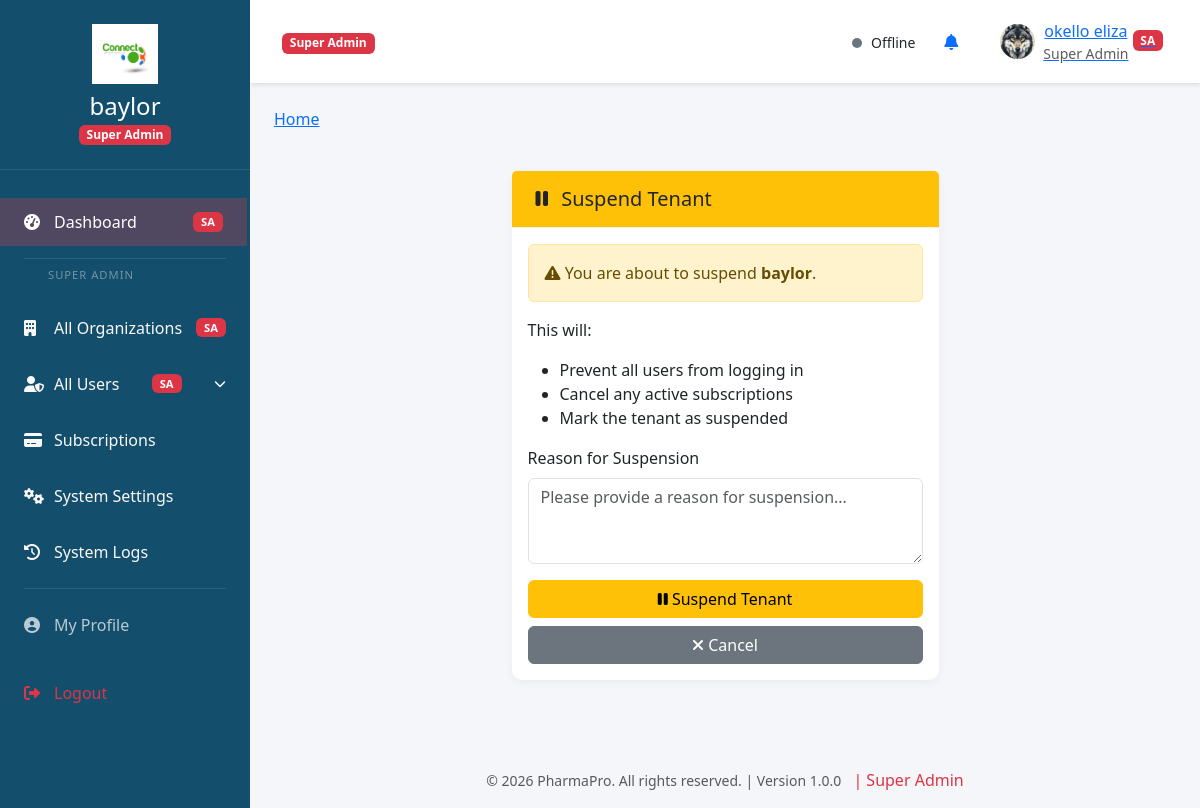
The page /tenants/manage/39fd9640-61f9-4f58-ae5c-e0287b5a1119/suspend/ (signed in) on the database its author committed.
### tenants/models.py (models this page shows, shortened)
class Tenant(models.Model):
    SUBSCRIPTION_STATUS = [
        ('active', 'Active'),
        ('trial', 'Trial'),
        ('expired', 'Expired'),
        ('suspended', 'Suspended'),
        ('cancelled', 'Cancelled'),
    ]
    PLAN_CHOICES = [
        ('free', 'Free Trial'),
        ('starter', 'Starter'),
        ('professional', 'Professional'),
        ('enterprise', 'Enterprise'),
    ]
    PLAN_LIMITS = {
        'free': {'max_users': 5, 'max_products': 100, 'max_sales': 500, 'price': 0},
        'starter': {'max_users': 5, 'max_products': 100, 'max_sales': 500, 'price': 29000},
        'professional': {'max_users': 25, 'max_products': 0, 'max_sales': 0, 'price': 79000},
        'enterprise': {'max_users': 0, 'max_products': 0, 'max_sales': 0, 'price': 199000},
    }
    id = models.UUIDField(primary_key=True, default=uuid.uuid4, editable=False)
    name = models.CharField(max_length=255)
    slug = models.SlugField(unique=True, max_length=100)
    domain = models.CharField(max_length=255, unique=True, null=True, blank=True)
    primary_color = models.CharField(max_length=7, default='#2c3e50')
    secondary_color = models.CharField(max_length=7, default='#3498db')
    accent_color = models.CharField(max_length=7, default='#e74c3c')
    logo = models.ImageField(upload_to='tenant_logos/', blank=True, null=True)
    favicon = models.ImageField(upload_to='tenant_favicons/', blank=True, null=True)
    company_name = models.CharField(max_length=255)
    company_address = models.TextField()
    company_phone = models.CharField(max_length=20)
    company_email = models.EmailField()
    company_website = models.URLField(blank=True, null=True)
    plan = models.CharField(max_length=20, choices=PLAN_CHOICES, default='free')
    subscription_status = models.CharField(max_length=20, choices=SUBSCRIPTION_STATUS, default='trial')
    trial_start_date = models.DateTimeField(auto_now_add=True)
    trial_end_date = models.DateTimeField(
        default=default_trial_end_date
    )
    subscription_start_date = models.DateTimeField(null=True, blank=True)
    subscription_end_date = models.DateTimeField(null=True, blank=True)
    stripe_customer_id = models.CharField(max_length=255, blank=True, null=True)
    stripe_subscription_id = models.CharField(max_length=255, blank=True, null=True)
    stripe_price_id = models.CharField(max_length=255, blank=True, null=True)
    max_users = models.IntegerField(default=5)
    max_storage = models.BigIntegerField(default=1073741824)  # 1GB default
    storage_used = models.BigIntegerField(default=0)
    max_inventory_items = models.IntegerField(default=100)
    max_suppliers = models.IntegerField(default=20)
    max_sales_records = models.IntegerField(default=500)
    allow_registration = models.BooleanField(default=True)
    require_email_verification = models.BooleanField(default=True)
    maintenance_mode = models.BooleanField(default=False)
    created_by = models.ForeignKey(User, on_delete=models.SET_NULL, null=True, related_name='created_tenants')
    created_at = models.DateTimeField(auto_now_add=True)
    updated_at = models.DateTimeField(auto_now=True)
    class Meta:
        db_table = 'tenants_tenant'
    def days_until_expiry(self):
        if self.subscription_end_date:
            delta = self.subscription_end_date - timezone.now()
            return delta.days
        return 0

### accounts/models.py (models this page shows, shortened)
class User(AbstractUser):
    ROLE_CHOICES = [
        ('super_admin', 'Super Admin'),
        ('admin', 'Organization Admin'),
        ('manager', 'Manager'),
        ('staff', 'Staff'),
        ('viewer', 'Viewer'),
        ('supervisor', 'Supervisor')
    ]
    id = models.UUIDField(primary_key=True, default=uuid.uuid4, editable=False)
    role = models.CharField(max_length=20, choices=ROLE_CHOICES, default='staff')
    phone = models.CharField(max_length=20, blank=True, null=True)
    profile_picture = models.ImageField(
        upload_to='profile_pics/',
        validators=[FileExtensionValidator(['jpg', 'jpeg', 'png', 'gif'])],
        blank=True,
        null=True
    )
    bio = models.TextField(blank=True, null=True)
    email_verified = models.BooleanField(default=False)
    email_verification_token = models.UUIDField(default=uuid.uuid4, editable=False)
    is_active = models.BooleanField(default=True)
    is_online = models.BooleanField(default=False)
    last_activity = models.DateTimeField(auto_now=True)
    created_at = models.DateTimeField(auto_now_add=True)
    updated_at = models.DateTimeField(auto_now=True)
    tenant = models.ForeignKey(
        'tenants.Tenant',
        on_delete=models.CASCADE,
        null=True,
        blank=True,
        related_name='users'
    )
    can_create = models.BooleanField(default=False)
    can_edit = models.BooleanField(default=False)
    can_delete = models.BooleanField(default=False)
    can_view = models.BooleanField(default=True)
    class Meta:
        db_table = 'accounts_user'
        permissions = [
            ("can_manage_tenant", "Can manage tenant settings"),
            ("can_manage_users", "Can manage users"),
            ("can_view_reports", "Can view reports"),
            ("can_export_data", "Can export data"),
        ]

### tenants/views.py (the view, shortened to what this page needs)
# urls.py: path('manage/<uuid:tenant_id>/suspend/', views.tenant_suspend_view, name='suspend'),
@staff_member_required
def tenant_suspend_view(request, tenant_id):
    tenant = get_object_or_404(Tenant, id=tenant_id)
    context = {
        'tenant': tenant,
        'title': 'Suspend Tenant - PharmaPro'
    }
    return render(request, 'tenants/suspend.html', context)

### accounts/context_processors.py (called while the page is built, shortened)
def notification_context(request):
    context = {
        'unread_notifications': 0,
        'pending_suppliers': 0,
        'pending_pos': 0,
    }
    return context

### tenants/context_processors.py (called while the page is built, shortened)
def tenant_context(request):
    if hasattr(request, 'tenant') and request.tenant:
        return {
            'tenant': request.tenant,
        }
    return {}

def tenant_settings(request):
    return {}

### tenants/templates/tenants/suspend.html (shortened to what this page needs)
{% extends "accounts/base.html" %}
{% load static %}
{% block content %}
<div class="container py-4">
    <div class="row justify-content-center">
        <div class="col-md-6">
            <div class="card">
                <div class="card-header bg-warning">
                    <h5 class="mb-0"><i class="fas fa-pause me-2"></i> Suspend Tenant</h5>
                </div>
                <div class="card-body">
                    <div class="alert alert-warning">
                        <i class="fas fa-exclamation-triangle"></i>
                        You are about to suspend <strong>{{ tenant.name }}</strong>.
                    </div>
                    <p>This will:</p>
                    <ul>
                        <li>Prevent all users from logging in</li>
                        <li>Cancel any active subscriptions</li>
                        <li>Mark the tenant as suspended</li>
                    </ul>
                    <form method="post">
                        <div class="mb-3">
                            <label for="reason" class="form-label">Reason for Suspension</label>
                            <textarea class="form-control" id="reason" name="reason" rows="3"
                                      placeholder="Please provide a reason for suspension..."></textarea>
                        </div>
                        <div class="d-grid gap-2">
                            <button type="submit" class="btn btn-warning">
                                <i class="fas fa-pause"></i> Suspend Tenant
                            </button>
                            <a href="{% url 'tenants:detail' tenant.id %}" class="btn btn-secondary">
                                <i class="fas fa-times"></i> Cancel
                            </a>
                        </div>
                    </form>
                </div>
            </div>
        </div>
    </div>
</div>
{% endblock %}

### accounts/templates/accounts/base.html (shortened to what this page needs)
{% load static %}
<!DOCTYPE html>
<html lang="en">
<head>
    <link href="https://cdn.jsdelivr.net/npm/bootstrap@5.3.0-alpha1/dist/css/bootstrap.min.css" rel="stylesheet">
    <link rel="stylesheet" href="https://cdnjs.cloudflare.com/ajax/libs/font-awesome/6.4.0/css/all.min.css">
</head>
<body>
<nav class="sidebar" id="sidebar">
    <div class="sidebar-brand">
        {% if tenant and tenant.logo %}
            <img src="{{ tenant.logo.url }}" alt="{{ tenant.name }}" class="img-fluid">
        {% else %}
            <i class="fas fa-capsules fa-3x mb-2"></i>
        {% endif %}
        <h3>{% if tenant %}{{ tenant.company_name }}{% else %}PharmaPro{% endif %}</h3>
        {% if user.is_superuser %}
            <span class="badge bg-danger">Super Admin</span>
        {% endif %}
    </div>
    <div class="sidebar-menu">
        <ul class="nav flex-column">
            {% if user.is_superuser %}
            <li class="nav-item superadmin-menu">
                <a class="nav-link {% if '/tenants/manage' in request.path %}active{% endif %}"
                   href="/tenants/manage/">
                    <i class="fas fa-tachometer-alt"></i> Dashboard
                    <span class="badge bg-danger ms-auto">SA</span>
                </a>
            </li>
            <li class="sidebar-divider text">Super Admin</li>
            <li class="nav-item superadmin-menu">
                <a class="nav-link {% if '/tenants/manage' in request.path and not '/tenants/manage/'|add:tenant.id|stringformat:'s' in request.path %}active{% endif %}"
                   href="/tenants/manage/">
                    <i class="fas fa-building"></i> All Organizations
                    <span class="badge bg-danger ms-auto">SA</span>
                </a>
            </li>
            <li class="nav-item superadmin-menu">
                <a class="nav-link has-submenu {% if 'admin/users' in request.path %}active{% endif %}"
                   data-bs-toggle="collapse" href="#superAdminUsersMenu" role="button" aria-expanded="false" aria-controls="superAdminUsersMenu">
                    <i class="fas fa-user-shield"></i> All Users
                    <span class="badge bg-danger ms-auto">SA</span>
                </a>
            </li>
            <li class="nav-item superadmin-menu">
                <a class="nav-link {% if 'admin/subscriptions' in request.path %}active{% endif %}"
                   href="{% url 'accounts:superuser_subscription' %}">
                    <i class="fas fa-credit-card"></i> Subscriptions
                </a>
            </li>
            <li class="nav-item superadmin-menu">
                <a class="nav-link {% if 'admin/settings' in request.path %}active{% endif %}"
                   href="{% url 'accounts:superuser_settings' %}">
                    <i class="fas fa-cogs"></i> System Settings
                </a>
            </li>
            <li class="nav-item superadmin-menu">
                <a class="nav-link {% if 'admin/logs' in request.path %}active{% endif %}"
                   href="{% url 'accounts:superuser_logs' %}">
                    <i class="fas fa-history"></i> System Logs
                </a>
            </li>
            <li class="sidebar-divider"></li>
            {% endif %}
            <li class="nav-item">
                <a class="nav-link {% if request.resolver_match.url_name == 'profile' %}active{% endif %}" href="{% url 'accounts:profile' %}">
                    <i class="fas fa-user-circle"></i> My Profile
                </a>
            </li>
            <li class="nav-item mt-3">
                <a class="nav-link text-danger" href="#" onclick="showLogoutModal(event)">
                    <i class="fas fa-sign-out-alt"></i> Logout
                </a>
            </li>
        </ul>
    </div>
</nav>
    <div class="main-content" id="mainContent">
        <nav class="top-nav">
            <div>
                {% if user.is_superuser %}
                    <span class="badge bg-danger ms-2">Super Admin</span>
                {% endif %}
            </div>
            <div class="d-flex align-items-center">
                <div class="me-3 d-none d-md-block">
                    <span class="status-badge {% if user.is_online %}status-online{% else %}status-offline{% endif %}" id="userStatusDot"></span>
                    <span class="small" id="userStatusText">{% if user.is_online %}Online{% else %}Offline{% endif %}</span>
                </div>
                <div class="dropdown me-3">
                    <button class="btn btn-link position-relative" id="notificationDropdown" data-bs-toggle="dropdown" onclick="loadNotifications()">
                        <i class="fas fa-bell"></i>
                    </button>
                </div>
                <div class="dropdown">
                    <button class="btn btn-link d-flex align-items-center" id="userDropdown" data-bs-toggle="dropdown">
                        {% if user.profile_picture %}
                            <img src="{{ user.profile_picture.url }}" alt="{{ user.get_full_name }}" class="rounded-circle" style="width: 35px; height: 35px; object-fit: cover;">
                        {% else %}
                            <div class="rounded-circle bg-secondary text-white d-flex align-items-center justify-content-center" style="width: 35px; height: 35px; background: var(--primary-color) !important;">
                                <span class="fw-bold">{{ user.get_full_name|first|upper }}</span>
                            </div>
                        {% endif %}
                        <span class="ms-2 d-none d-md-block">
                            {{ user.get_full_name }}
                            <small class="d-block text-muted">
                                {% if user.is_superuser %}
                                    Super Admin
                                {% else %}
                                    {{ user.get_role_display }}
                                {% endif %}
                            </small>
                        </span>
                        {% if user.is_superuser %}
                            <span class="badge bg-danger ms-1 d-none d-md-block">SA</span>
                        {% endif %}
                    </button>
                </div>
            </div>
        </nav>
        <div class="page-content">
            <nav aria-label="breadcrumb" class="mb-3">
                <ol class="breadcrumb">
                    {% block breadcrumb %}
                    <li class="breadcrumb-item"><a href="{% url 'accounts:dashboard' %}">Home</a></li>
                    {% endblock %}
                </ol>
            </nav>
            {% block content %}
            {% endblock %}
        </div>
        <footer class="text-center text-muted py-3">
            <small>&copy; {% now "Y" %} PharmaPro. All rights reserved. | Version 1.0.0</small>
            {% if user.is_superuser %}
                <span class="ms-2 text-danger">| Super Admin</span>
            {% endif %}
        </footer>
    </div>
</body>
</html>

### rows shown on the page
Tenant: logo (picture), company_name "baylor", name "baylor"
User: profile_picture (picture), get_full_name "okello eliza"
